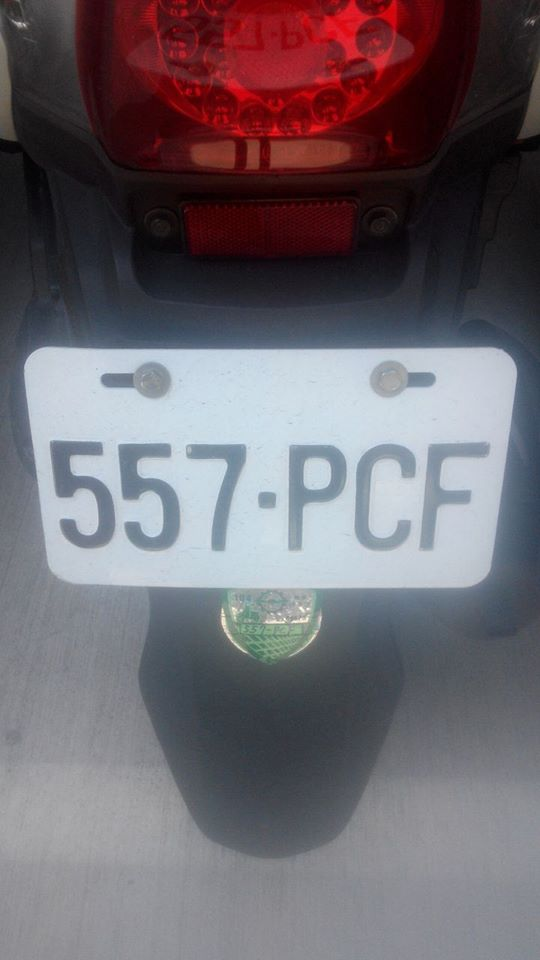
#> input picture lesson5/image/car3.jpg, 540 x 960 px
$ python OpenCV_Detection_LicensePlate.py
#> lines starting #> are read from the running program, lines starting #| are printed output that depends on the picture; after the words box and inside, x2 and y2 are one past the last pixel; in counts of white or black regions, pixels touching at a corner belong together
# -*- coding=utf-8 -*-
import cv2

carCascade = cv2.CascadeClassifier("./xml2/tw.xml")

img = cv2.imread("./image/car3.jpg")
#> img is the input picture: shape (960, 540, 3); mean B, G, R 110, 103.4, 110.8
gray = cv2.cvtColor(img, cv2.COLOR_BGR2GRAY)
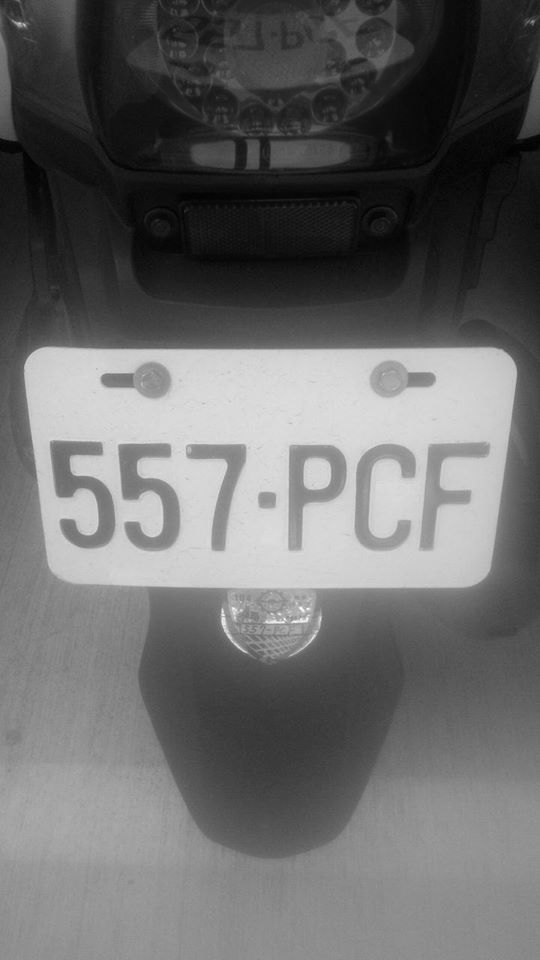
#> gray: shape (960, 540); min 1, max 254, mean 106.4

cars = carCascade.detectMultiScale(
    gray,
    scaleFactor=1.1,
    minNeighbors=8,
    minSize=(60, 60),
    flags=cv2.CASCADE_SCALE_IMAGE
)
#> cars = [[31, 370, 483, 242]]

# 畫出車牌
for (x, y, w, h) in cars:
    cv2.rectangle(img, (x, y), (x+w, y+h), (0, 0, 255), 2)
#> this loop made 1 pass
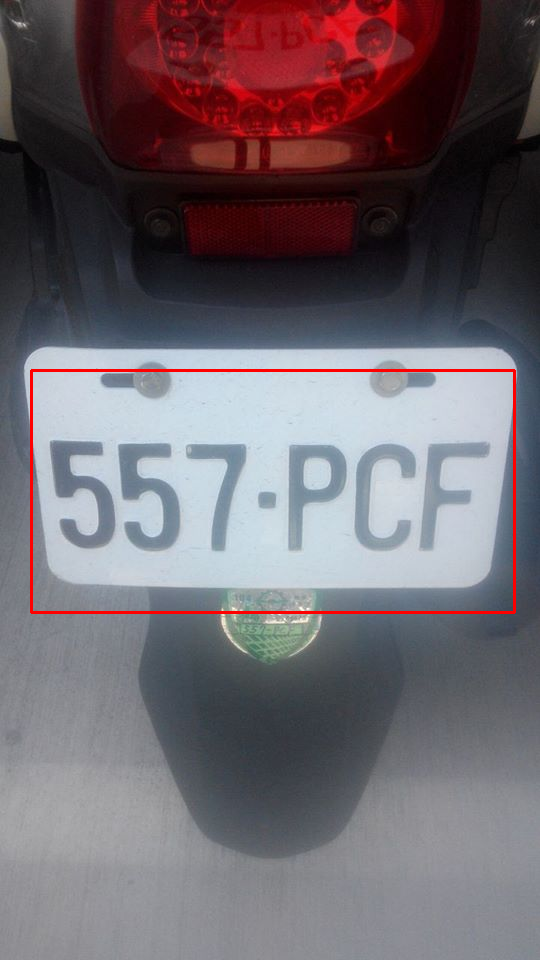
#> img: shape (960, 540, 3); 0.84% of pixels changed, all inside (x1, y1, x2, y2) = (30, 369, 516, 614)
    #roi_gray = gray[y:y+h, x:x+w]
    #roi_color = img[y:y+h, x:x+w]

cv2.imshow('LicensePlate', img)
# 儲存檔案
# cv2.imwrite("./image_out/LicensePlate.jpg",img)
# 任意鍵離開(若設定為 0 就表示持續等待至使用者按下按鍵為止)
c = cv2.waitKey(0)
#> (key Esc is pressed here)

$ run again, with lesson5/image/car1.jpg copied over lesson5/image/car3.jpg
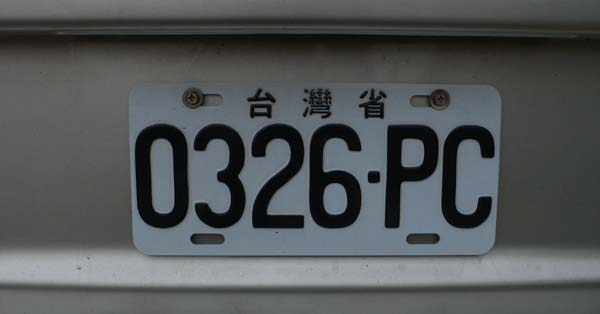
#> input picture lesson5/image/car1.jpg, 600 x 314 px
#> img is the input picture: shape (314, 600, 3); mean B, G, R 86.3, 84.5, 81.1
#> cars = [[107, 64, 430, 215]]
#> the loop `for (x, y, w, h) in cars:` made 1 pass
#> after the loop `for (x, y, w, h) in cars:`:
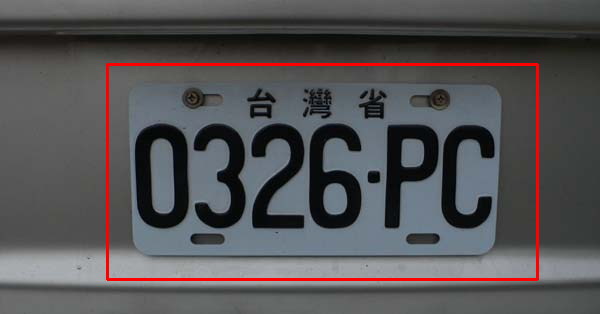
#> img: shape (314, 600, 3); 2.05% of pixels changed, all inside (x1, y1, x2, y2) = (106, 63, 539, 281)

$ run again, with lesson5/image/car2.jpg copied over lesson5/image/car3.jpg
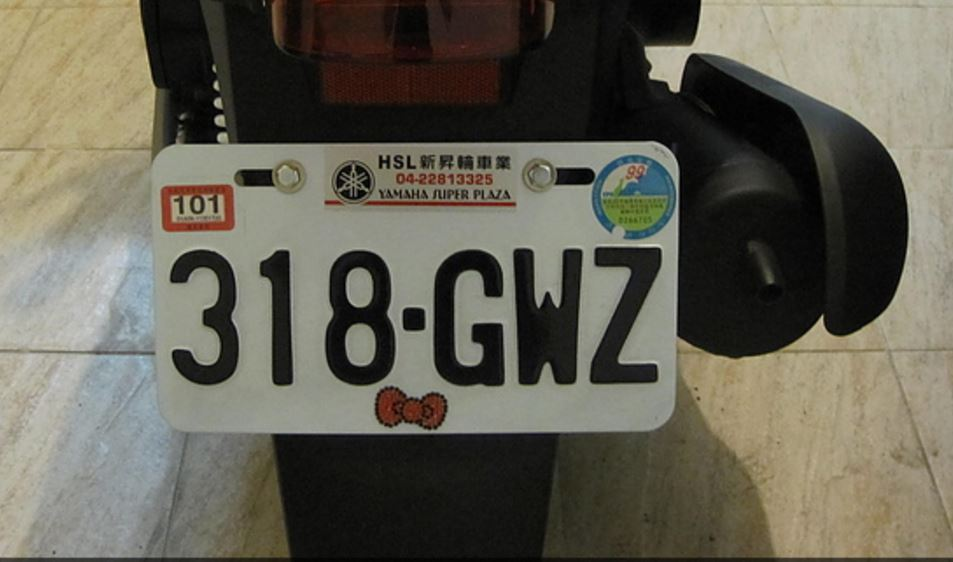
#> input picture lesson5/image/car2.jpg, 953 x 562 px
#> img is the input picture: shape (562, 953, 3); mean B, G, R 84.3, 96.8, 99.8
#> `gray = cv2.cvtColor(img, cv2.COLOR_BGR2GRAY)`:
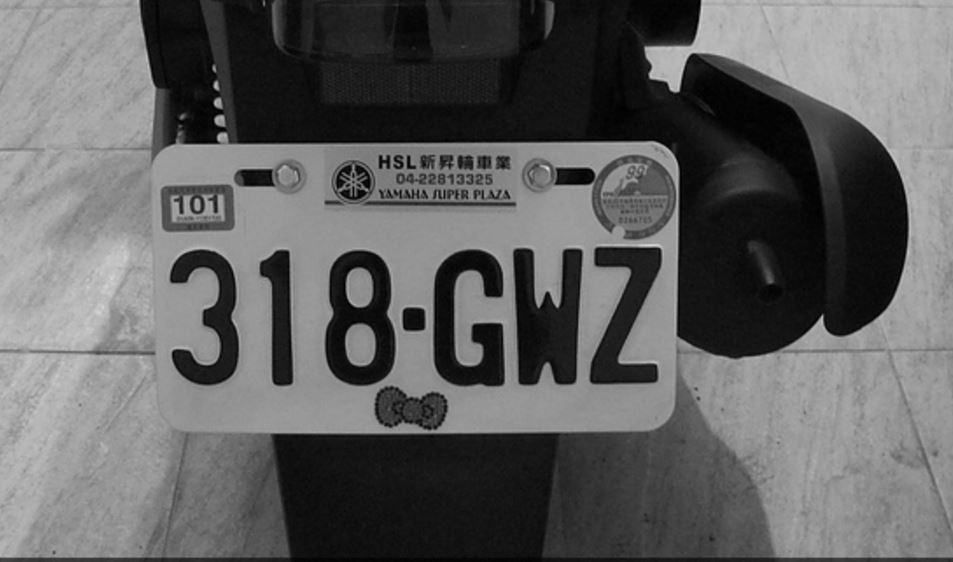
#> gray: shape (562, 953); min 0, max 228, mean 96.3
#> cars = [[106, 154, 614, 307]]
#> the loop `for (x, y, w, h) in cars:` made 1 pass
#> after the loop `for (x, y, w, h) in cars:`:
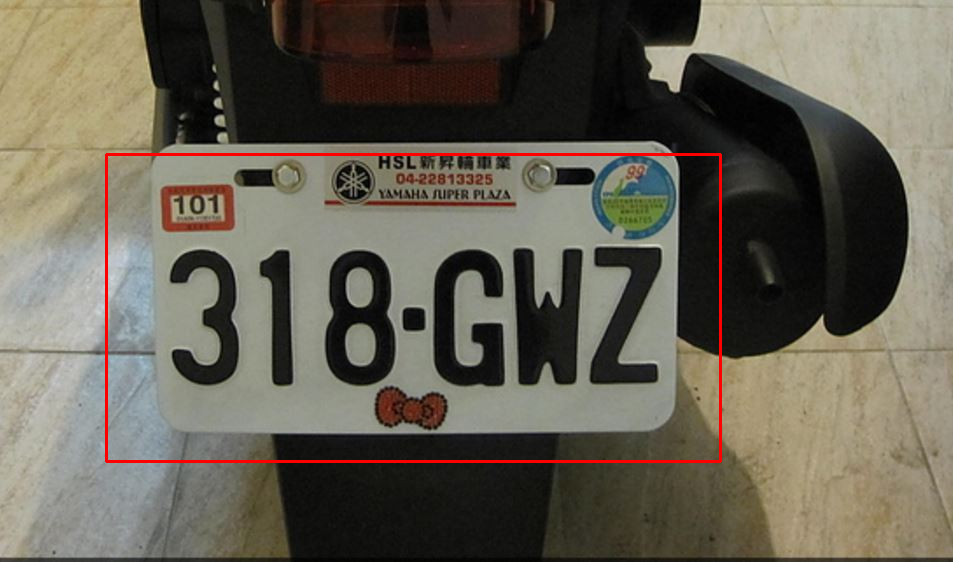
#> img: shape (562, 953, 3); 1.03% of pixels changed, all inside (x1, y1, x2, y2) = (105, 153, 722, 463)

$ run again, with lesson5/image/test.jpg copied over lesson5/image/car3.jpg
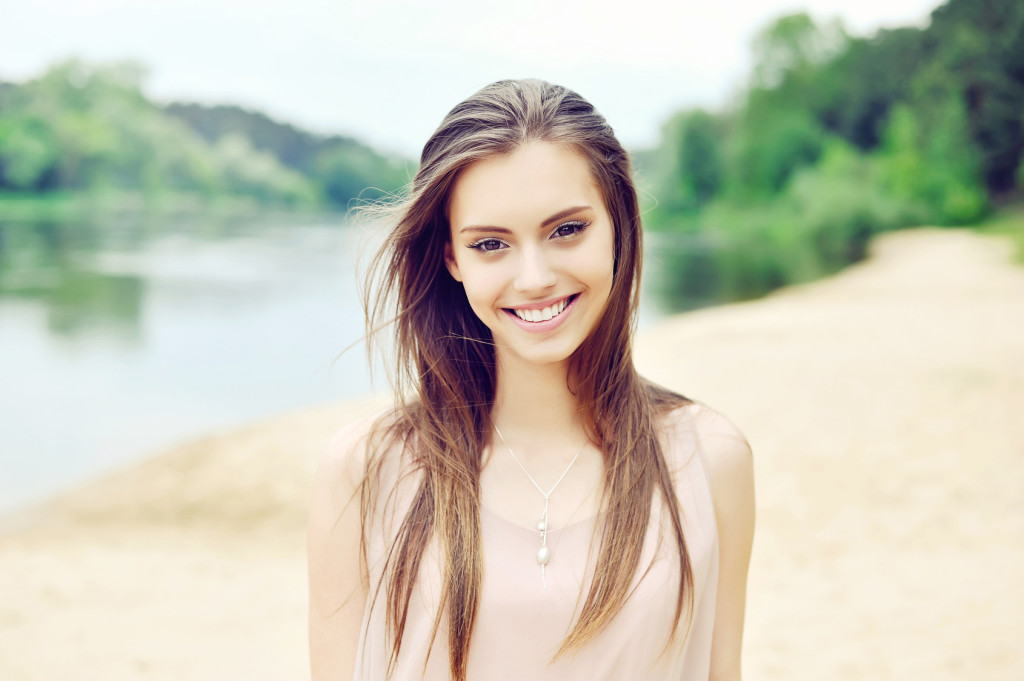
#> input picture lesson5/image/test.jpg, 1024 x 681 px
#> img is the input picture: shape (681, 1024, 3); mean B, G, R 183.8, 200.5, 200.9
#> `gray = cv2.cvtColor(img, cv2.COLOR_BGR2GRAY)`:
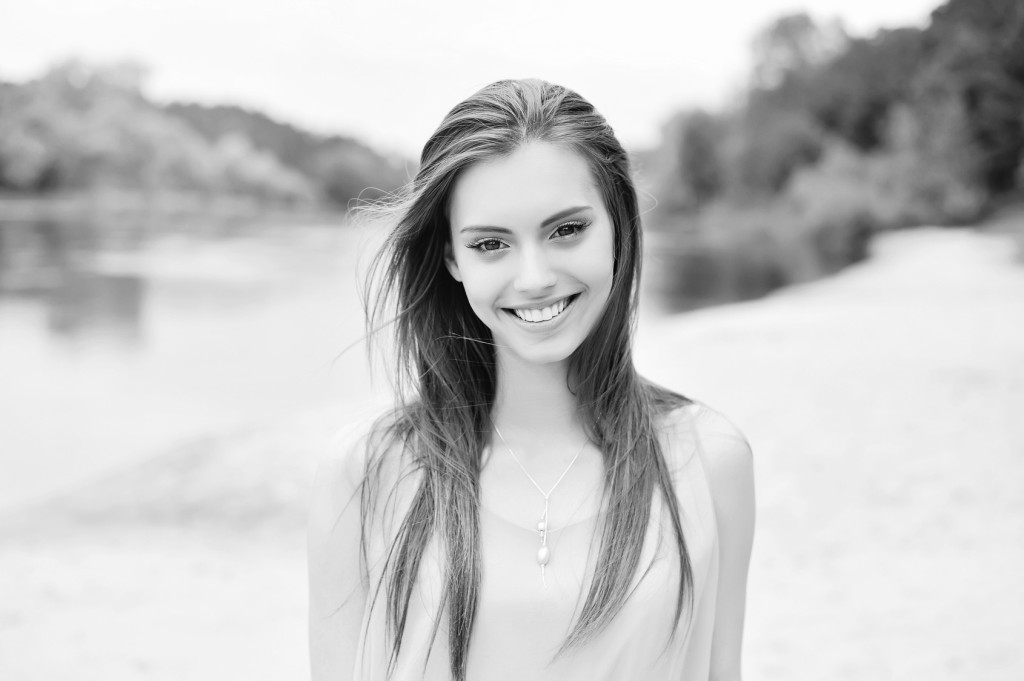
#> gray: shape (681, 1024); min 1, max 255, mean 198.7
#> cars = ()
